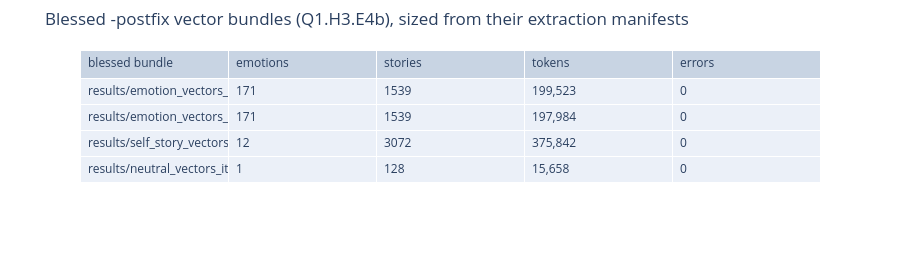

The notebook cell this image was saved under:
### Markdown cell above
## 3. Vector sets and their homes

Each corpus above was run through the extraction pipeline (`src/emotion_vectors/extraction.py`)
to produce per-story activation shards and per-emotion mean vectors at 20 layers. Published
sets, all private team datasets on Hugging Face under `abotresol/`:

| dataset | contents |
|---|---|
| `emotion-vectors-gemma-4-31b` | base-model vectors, published stories |
| `emotion-vectors-gemma-4-31b-it` | instruct-model vectors, published stories |
| `emotion-dialogue-vectors-gemma-4-31b(-it)` | dialogue-derived vectors, both arms |
| `emotion-selfstory-vectors-gemma-4-31b-it` | self-story vectors (scale corpus) |
| `neutral-vectors-gemma-4-31b-it` | neutral-transcript vectors (projection) |
| `emotion-dialogues-...`, `emotion-stories-...`, `neutral-transcripts-...` | the raw corpora |

Reproduce any of them: the corpus row above plus `scripts/extract_emotion_vectors.py`.

**Blessed vector bundles (post padding-fix).** As of 2026-07-22 the blessed extractions are
the `-postfix` sets: `results/emotion_vectors_postfix`, `results/emotion_vectors_it_postfix`,
`results/self_story_vectors_it_postfix`, and `results/neutral_vectors_it_postfix`, re-extracted
after the padding bug fix (TREE node Q1.H3.E4b). Their published homes are the matching
`-postfix` repos on Hugging Face, each carrying a `LINEAGE.md` that records the fix. The
unsuffixed sets above are retained unchanged as the pre-2026-07-22 record, for the E4b
before/after comparison and for reproducing pre-fix results.

### Code cell
# this cell sizes each blessed -postfix bundle from its manifest (emotions, stories, tokens)
POSTFIX_SETS = [
    "emotion_vectors_postfix",
    "emotion_vectors_it_postfix",
    "self_story_vectors_it_postfix",
    "neutral_vectors_it_postfix",
]
rows = []
for name in POSTFIX_SETS:
    manifest = [json.loads(line) for line in open(fetch(f"{name}/manifest.jsonl"))]
    ok = [entry for entry in manifest if entry["error"] is None]
    rows.append(
        (
            f"results/{name}",
            len({entry["emotion"] for entry in ok}),
            len(ok),
            f"{sum(entry['n_tokens'] for entry in ok):,}",
            len(manifest) - len(ok),
        )
    )
fig = go.Figure(
    go.Table(
        header=dict(
            values=["blessed bundle", "emotions", "stories", "tokens", "errors"], align="left"
        ),
        cells=dict(values=list(zip(*rows)), align="left", height=26),
    )
)
fig.update_layout(
    title="Blessed -postfix vector bundles (Q1.H3.E4b), sized from their extraction manifests",
    height=280,
    margin=dict(t=50, b=10),
)
fig.show()

### Figure 1 — Plotly figure (JSON) as saved in the notebook; plotly's stock layout.template omitted (floating-point values rounded to 4 significant figures)
{"data": [{"cells": {"align": "left", "height": 26, "values": [["results/emotion_vectors_postfix", "results/emotion_vectors_it_postfix", "results/self_story_vectors_it_postfix", "results/neutral_vectors_it_postfix"], [171, 171, 12, 1], [1539, 1539, 3072, 128], ["199,523", "197,984", "375,842", "15,658"], [0, 0, 0, 0]]}, "header": {"align": "left", "values": ["blessed bundle", "emotions", "stories", "tokens", "errors"]}, "type": "table"}], "layout": {"height": 280, "margin": {"b": 10, "t": 50}, "title": {"text": "Blessed -postfix vector bundles (Q1.H3.E4b), sized from their extraction manifests"}}}
